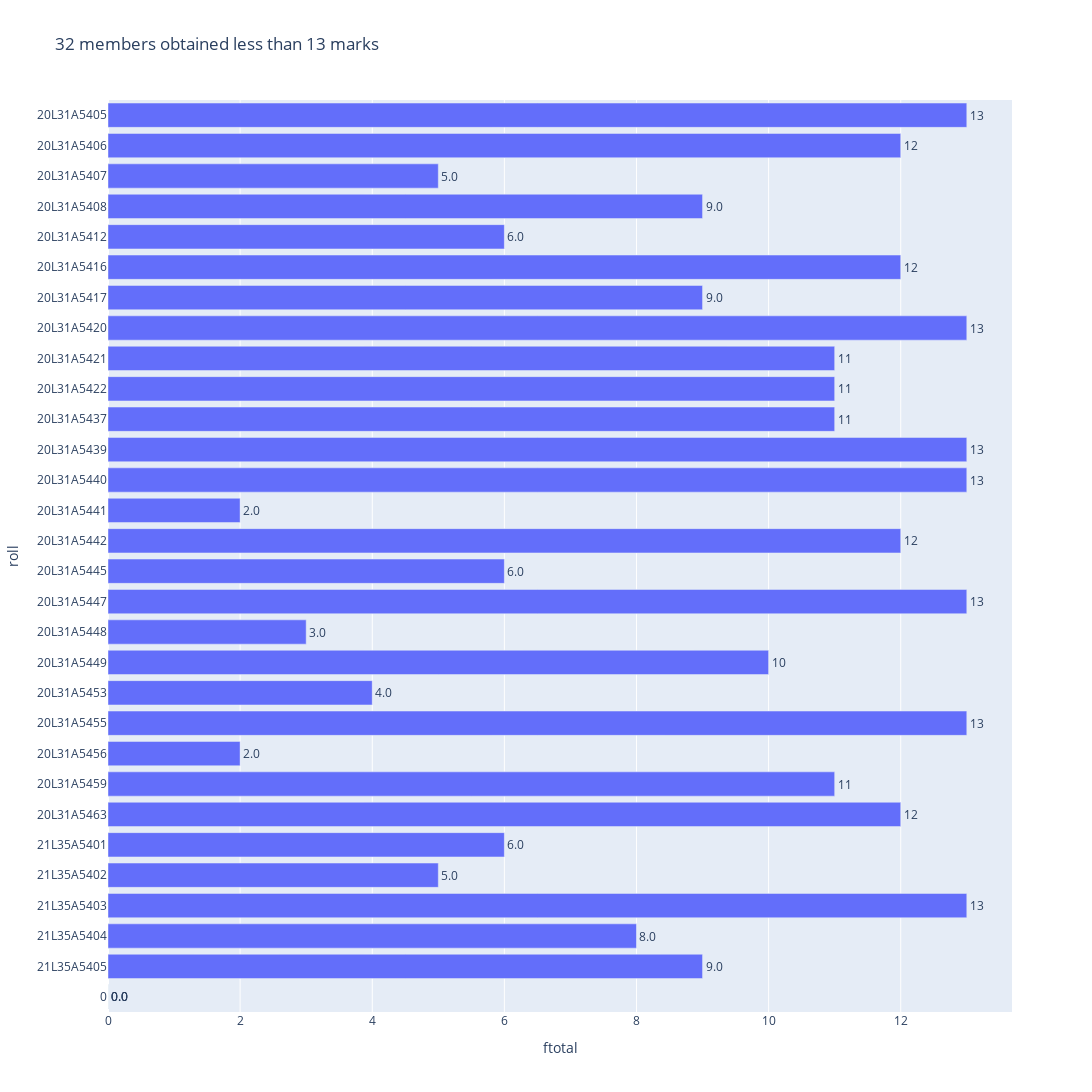

Notebook source saved alongside this figure:
### Code cell
x = int(input("Enter max marks (0-18) : "))
df = python.loc[python['ftotal']<=x]

fig = px.bar(df,x="ftotal", y="roll", text='ftotal',orientation='h',title=f'{len(df)} members obtained less than {x} marks ',width=1100, height=1500,)
fig.update_traces(texttemplate='%{text:.2s}', textposition='outside')
fig.update_layout(uniformtext_minsize=8, uniformtext_mode='hide')
fig.update_layout(
    yaxis = dict(autorange="reversed")
)
fig.show()

### Figure 1 — Plotly figure (JSON) as saved in the notebook; plotly's stock layout.template omitted (floating-point values rounded to 4 significant figures)
{"data": [{"alignmentgroup": "True", "hovertemplate": "ftotal=%{text}<br>roll=%{y}<extra></extra>", "legendgroup": "", "marker": {"color": "#636efa", "pattern": {"shape": ""}}, "name": "", "offsetgroup": "", "orientation": "h", "showlegend": false, "text": [13, 12, 5, 9, 6, 12, 9, 13, 11, 11, 11, 13, 13, 2, 12, 6, 13, 3, 10, 4, 13, 2, 11, 12, 6, 5, 13, 8, 9, 0, 0, 0], "textposition": "outside", "texttemplate": "%{text:.2s}", "type": "bar", "x": [13, 12, 5, 9, 6, 12, 9, 13, 11, 11, 11, 13, 13, 2, 12, 6, 13, 3, 10, 4, 13, 2, 11, 12, 6, 5, 13, 8, 9, 0, 0, 0], "xaxis": "x", "y": ["20L31A5405", "20L31A5406", "20L31A5407", "20L31A5408", "20L31A5412", "20L31A5416", "20L31A5417", "20L31A5420", "20L31A5421", "20L31A5422", "20L31A5437", "20L31A5439", "20L31A5440", "20L31A5441", "20L31A5442", "20L31A5445", "20L31A5447", "20L31A5448", "20L31A5449", "20L31A5453", "20L31A5455", "20L31A5456", "20L31A5459", "20L31A5463", "21L35A5401", "21L35A5402", "21L35A5403", "21L35A5404", "21L35A5405", 0, 0, 0], "yaxis": "y"}], "layout": {"barmode": "relative", "height": 1500, "legend": {"tracegroupgap": 0}, "title": {"text": "32 members obtained less than 13 marks "}, "uniformtext": {"minsize": 8, "mode": "hide"}, "width": 1100, "xaxis": {"anchor": "y", "domain": [0, 1], "title": {"text": "ftotal"}}, "yaxis": {"anchor": "x", "autorange": "reversed", "domain": [0, 1], "title": {"text": "roll"}}}}
